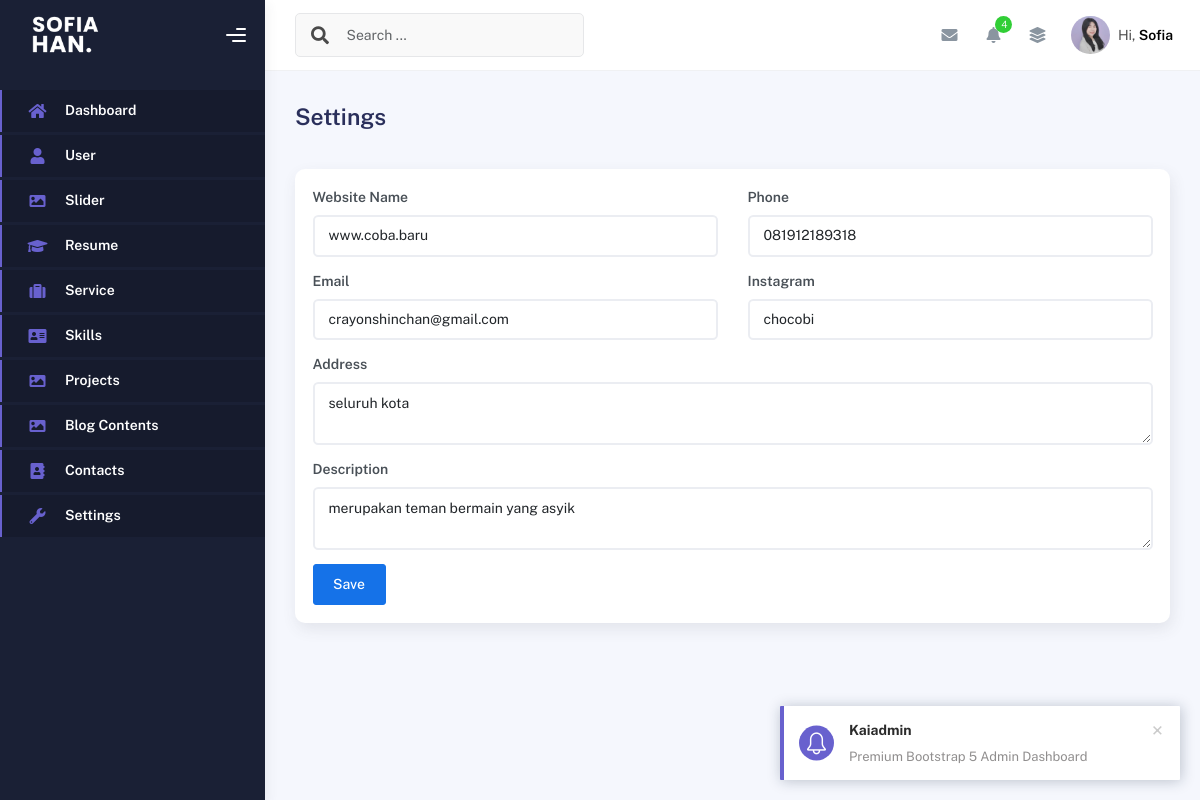
The app's page /settings.php, older data.
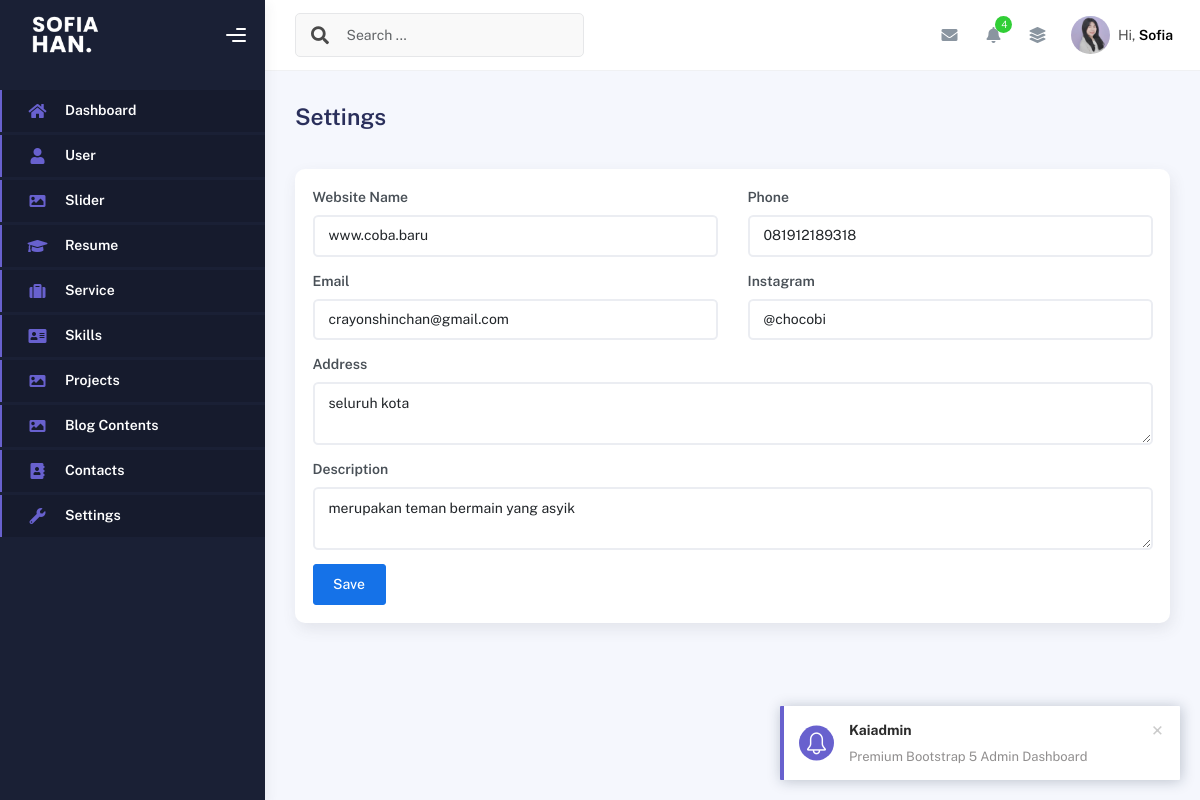
The same page, newer data.
### tables this page shows
CREATE TABLE `settings` (
  `id` int(11) NOT NULL,
  `website_name` varchar(50) NOT NULL,
  `email` varchar(50) NOT NULL,
  `phone` varchar(15) NOT NULL,
  `address` text DEFAULT NULL,
  `description` varchar(255) DEFAULT NULL,
  `ig` varchar(50) DEFAULT NULL,
  `created_at` timestamp NOT NULL DEFAULT current_timestamp(),
  `update_at` timestamp NULL DEFAULT NULL ON UPDATE current_timestamp()
);

### settings.php (the view, shortened to what this page needs)
<?php
include "config/koneksi.php";
$query = mysqli_query($conn, "SELECT * FROM settings LIMIT 1");
$row = mysqli_fetch_assoc($query);
?>
<!DOCTYPE html>
<html lang="en">
<head>
    <?php
    include "inc/css.php";
    ?>
</head>
<body>
    <div class="wrapper">
        <?php
        include "inc/sidebar.php";
        ?>
        <div class="main-panel">
            <div class="main-header">
                <?php
                include "inc/navbar.php";
                ?>
            </div>
            <div class="container">
                <div class="page-inner">
                    <div class="d-flex align-items-left align-items-md-center flex-column flex-md-row pt-2 pb-4">
                        <div>
                            <h3 class="fw-bold mb-3">Settings</h3>
                        </div>
                    </div>
                    <div class="row">
                        <div class="col-sm-6 col-md-12">
                            <div class="card">
                                <div class="card-body">
                                    <form action="" method="post">
                                        <div class="row">
                                            <div class="col-sm-6">
                                                <div class="mb-3">
                                                    <label for="" class="form-label fw-bold">Website Name</label>
                                                    <input type="text" name="website_name" class="form-control" required
                                                        value="<?php echo isset($row) ? $row['website_name'] : '' ?>">
                                                </div>
                                                <div class="mb-3">
                                                    <label for="" class="form-label fw-bold">Email</label>
                                                    <input type="email" name="email" class="form-control" required
                                                        value="<?php echo isset($row) ? $row['email'] : '' ?>">
                                                </div>
                                            </div>
                                            <div class="col-sm-6">
                                                <div class="mb-3">
                                                    <label for="" class="form-label fw-bold">Phone</label>
                                                    <input type="number" name="phone" class="form-control" required
                                                        value="<?php echo isset($row) ? $row['phone'] : '' ?>">
                                                </div>
                                                <div class="mb-3">
                                                    <label for="" class="form-label fw-bold">Instagram</label>
                                                    <input type="text" name="ig" class="form-control" required
                                                        value="<?php echo isset($row) ? $row['ig'] : '' ?>">
                                                </div>
                                            </div>
                                        </div>
                                        <div class="row">
                                            <div class="col-lg-12">
                                                <div class="mb-3">
                                                    <label for="" class="form-label fw-bold">Address</label>
                                                    <textarea name="address" id=""
                                                        class="form-control"><?php echo isset($row) ? $row['address'] : '' ?></textarea>
                                                </div>
                                                <div class="mb-3">
                                                    <label for="" class="form-label fw-bold">Description</label>
                                                    <textarea name="description" id=""
                                                        class="form-control"><?php echo isset($row) ? $row['description'] : '' ?></textarea>
                                                </div>
                                            </div>
                                        </div>
                                        <button class="btn btn-primary" type:"submit" name="save">Save</button>
                                    </form>
                                </div>
                            </div>
                        </div>
                    </div>
                </div>
</body>
</html>

Row changes from the older to the newer data that the page shows:
changed settings "www.coba.baru": ig "chocobi" → "@chocobi"
